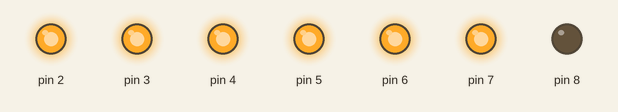
A sketch run on a simulated Arduino Uno, built with avr-gcc and run on an emulated ATmega328P. On the bench: output pins drawn as LEDs (lit = HIGH).

Above: at 0.1 s.
At 4.1 s:
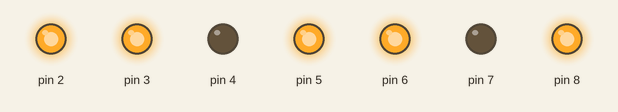
At 8.1 s:
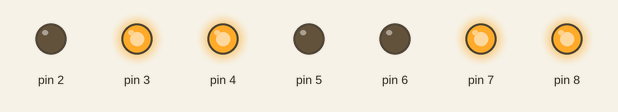
At 16.1 s:
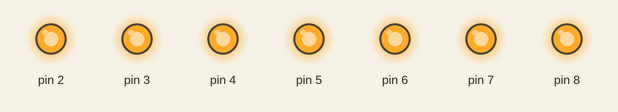
At 26.1 s:
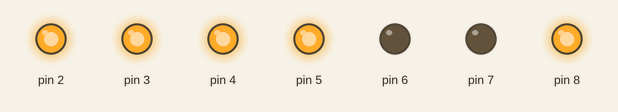
At 38.1 s:
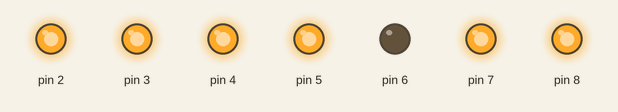
Timing chart, 0 to 39.6 s (numbered marks = the images above):
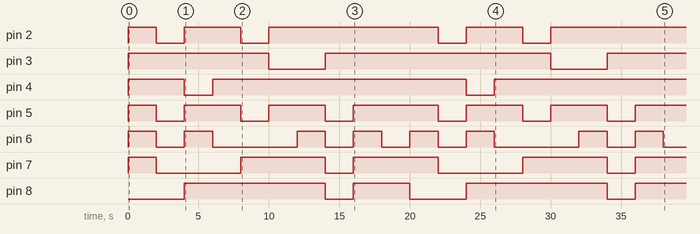

The sketch:

7_segment_display_katot1.ino
```cpp
void setup(){
  for(int i=2;i<=8;i++)pinMode(i,OUTPUT);

}

void loop(){
  sifir(); delay(2000);
  bir(); delay(2000);
  iki(); delay(2000);
  uc(); delay(2000);
  dort(); delay(2000);
  bes(); delay(2000);
  alti(); delay(2000);
  yedi(); delay(2000);
  sekiz(); delay(2000);
  dokuz(); delay(2000);

}

void sifir(){
  digitalWrite(2,1);
  digitalWrite(3,1);
  digitalWrite(4,1);
  digitalWrite(5,1);
  digitalWrite(6,1);
  digitalWrite(7,1);
  digitalWrite(8,0);

}

void bir(){
  digitalWrite(2,0);
  digitalWrite(3,1);
  digitalWrite(4,1);
  digitalWrite(5,0);
  digitalWrite(6,0);
  digitalWrite(7,0);
  digitalWrite(8,0);

}

void iki(){
  digitalWrite(2,1);
  digitalWrite(3,1);
  digitalWrite(4,0);
  digitalWrite(5,1);
  digitalWrite(6,1);
  digitalWrite(7,0);
  digitalWrite(8,1);

}

void uc(){
  digitalWrite(2,1);
  digitalWrite(3,1);
  digitalWrite(4,1);
  digitalWrite(5,1);
  digitalWrite(6,0);
  digitalWrite(7,0);
  digitalWrite(8,1);

}

void dort(){
  digitalWrite(2,0);
  digitalWrite(3,1);
  digitalWrite(4,1);
  digitalWrite(5,0);
  digitalWrite(6,0);
  digitalWrite(7,1);
  digitalWrite(8,1);

}

void bes(){
  digitalWrite(2,1);
  digitalWrite(3,0);
  digitalWrite(4,1);
  digitalWrite(5,1);
  digitalWrite(6,0);
  digitalWrite(7,1);
  digitalWrite(8,1);

}

void alti(){
  digitalWrite(2,1);
  digitalWrite(3,0);
  digitalWrite(4,1);
  digitalWrite(5,1);
  digitalWrite(6,1);
  digitalWrite(7,1);
  digitalWrite(8,1);

}

void yedi(){
  digitalWrite(2,1);
  digitalWrite(3,1);
  digitalWrite(4,1);
  digitalWrite(5,0);
  digitalWrite(6,0);
  digitalWrite(7,0);
  digitalWrite(8,0);

}

void sekiz(){
  digitalWrite(2,1);
  digitalWrite(3,1);
  digitalWrite(4,1);
  digitalWrite(5,1);
  digitalWrite(6,1);
  digitalWrite(7,1);
  digitalWrite(8,1);

}

void dokuz(){
  digitalWrite(2,1);
  digitalWrite(3,1);
  digitalWrite(4,1);
  digitalWrite(5,1);
  digitalWrite(6,0);
  digitalWrite(7,1);
  digitalWrite(8,1);

}
```

Measured:
- by itself, pin 2: LOW → HIGH at 0.00 s, → LOW 2.0 s later, → HIGH 2.0 s later, → LOW 4.0 s later, … (9 changes in this stretch)
- by itself, pin 3: goes HIGH 10.0 s, LOW 4.0 s, HIGH 16.0 s, LOW 4.0 s, then HIGH
- by itself, pin 4: goes HIGH 4.0 s, LOW 2.0 s, HIGH 18.0 s, LOW 2.0 s, then HIGH
- by itself, pin 5: LOW → HIGH at 0.00 s, → LOW 2.0 s later, → HIGH 2.0 s later, → LOW 4.0 s later, … (13 changes in this stretch)
- by itself, pin 6: LOW → HIGH at 0.00 s, → LOW 2.0 s later, → HIGH 2.0 s later, → LOW 2.0 s later, … (16 changes in this stretch)
- by itself, pin 7: LOW → HIGH at 0.00 s, → LOW 2.0 s later, → HIGH 6.0 s later, → LOW 6.0 s later, … (9 changes in this stretch)
- by itself, pin 8: goes HIGH 10.0 s, LOW 2.0 s, HIGH 4.0 s, LOW 4.0 s, HIGH 10.0 s, LOW 2.0 s, then HIGH
